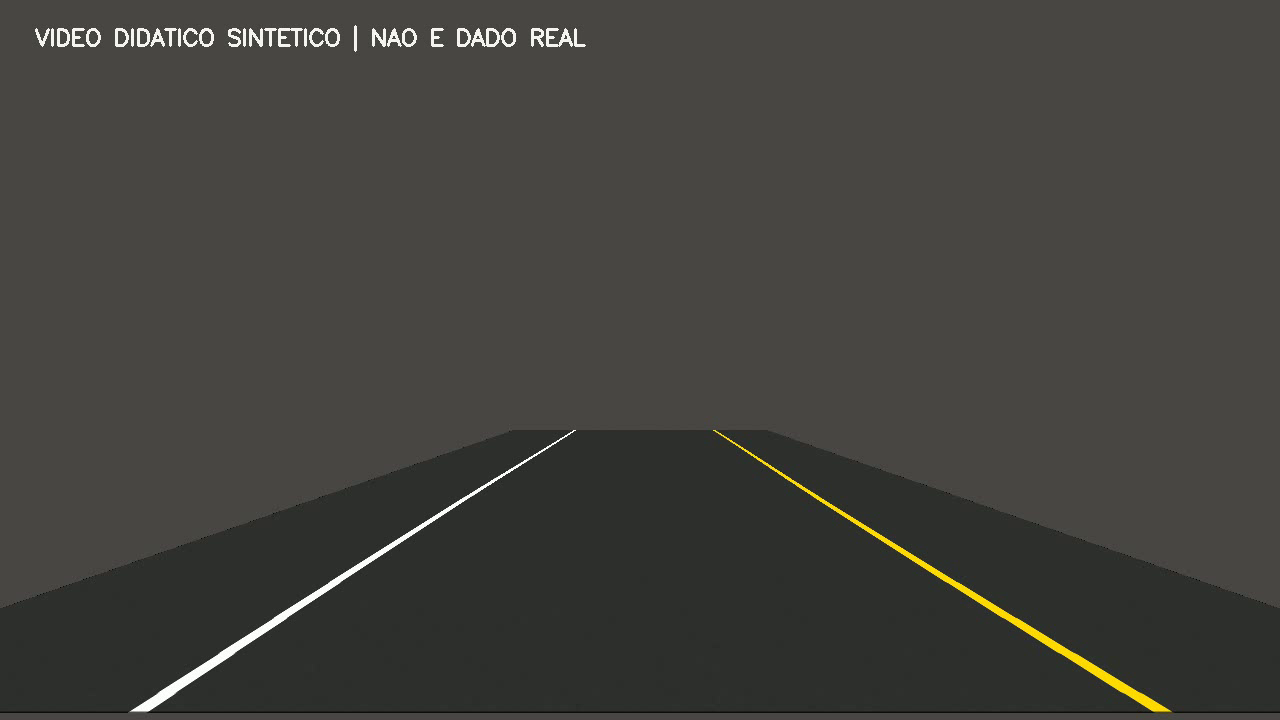
#> input picture frame 12 of Ex3/dados/estrada_120_frames.mp4, 1280 x 720 px
$ python ex3_itemA.py   (older library calls are emulated)
#> lines starting #> are read from the running program, lines starting #| are printed output that depends on the picture

"""Exercicio 3 - Item A: Deteccao de faixas em video.

Baseado no Exemplo 32 da Aula 3 do professor.

Pipeline:
1. Transformacao de perspectiva BEV
2. Segmentacao HLS + Sobel X
3. Deteccao Canny + HoughLinesP
4. Ajuste das faixas
5. Transformacao inversa e sobreposicao
6. Validacao em 50 frames consecutivos
"""

from pathlib import Path

import cv2
import numpy as np


# ================= CONFIGURACAO =================

RAIZ = Path(__file__).resolve().parent

VIDEO = RAIZ / "dados" / "estrada_120_frames.mp4"

SAIDA = RAIZ / "resultados" / "ex3_itemA"
SAIDA.mkdir(parents=True, exist_ok=True)

LARGURA = 1280
ALTURA = 720

TOTAL_FRAMES = 50

# Pontos manuais do video sintetico do professor.
# Ordem: superior esquerdo, superior direito,
# inferior direito, inferior esquerdo.
SRC = np.float32([
    [570, 430],
    [710, 430],
    [1150, 710],
    [130, 710]
])

DST = np.float32([
    [290, 0],
    [990, 0],
    [990, 719],
    [290, 719]
])

M = cv2.getPerspectiveTransform(SRC, DST)
M_INVERSA = cv2.getPerspectiveTransform(DST, SRC)


# ================= HLS + SOBEL =================

def criar_mascara(bev):
    """Segmenta as faixas usando HLS e Sobel X."""

    hls = cv2.cvtColor(bev, cv2.COLOR_BGR2HLS)

    l = hls[:, :, 1]
    s = hls[:, :, 2]

    cinza = cv2.cvtColor(bev, cv2.COLOR_BGR2GRAY)

    grad = np.abs(
        cv2.Sobel(
            cinza,
            cv2.CV_64F,
            1,
            0,
            ksize=3
        )
    )

    sobel = np.uint8(
        255 * grad / (grad.max() + 1e-9)
    )

    amarelo = (s >= 90) & (l >= 75)
    branco = (l >= 165) & (s < 95)
    bordas = sobel >= 23

    mascara = np.uint8(
        (amarelo | branco | bordas) * 255
    )

    return cv2.morphologyEx(
        mascara,
        cv2.MORPH_CLOSE,
        np.ones((5, 5), dtype=np.uint8)
    )


# ================= CANNY + HOUGH =================

def detectar_segmentos(mascara):
    """Detecta segmentos das faixas com Canny e Hough."""

    arestas = cv2.Canny(mascara, 60, 150)

    linhas = cv2.HoughLinesP(
        arestas,
        rho=1,
        theta=np.pi / 180,
        threshold=35,
        minLineLength=35,
        maxLineGap=70
    )

    visualizacao = cv2.cvtColor(
        mascara,
        cv2.COLOR_GRAY2BGR
    )

    if linhas is not None:
        for x1, y1, x2, y2 in linhas.reshape(-1, 4):
            cv2.line(
                visualizacao,
                (x1, y1),
                (x2, y2),
                (0, 120, 255),
                2
            )

    return linhas, visualizacao


# ================= AJUSTE DAS FAIXAS =================

def ajustar_faixas(mascara, segmentos):
    """Ajusta as duas bordas da faixa com polinomios."""

    suporte = np.zeros_like(mascara)

    if segmentos is not None:
        for x1, y1, x2, y2 in segmentos.reshape(-1, 4):

            medio_x = (x1 + x2) / 2

            if (
                abs(x2 - x1) <= 120
                and (medio_x < 510 or medio_x > 770)
            ):
                cv2.line(
                    suporte,
                    (x1, y1),
                    (x2, y2),
                    255,
                    13
                )

    suporte = cv2.bitwise_and(suporte, mascara)

    if cv2.countNonZero(suporte) < 250:
        suporte = mascara.copy()

    ys, xs = np.nonzero(suporte)

    valido = (
        (ys > 80)
        & (
            ((xs > 195) & (xs < 515))
            | ((xs > 765) & (xs < 1085))
        )
    )

    ys = ys[valido]
    xs = xs[valido]

    esquerda = xs < LARGURA // 2
    direita = xs > LARGURA // 2

    if (
        np.count_nonzero(esquerda) < 50
        or np.count_nonzero(direita) < 50
    ):
        return None, None

    ajuste_esquerda = np.polyfit(
        ys[esquerda],
        xs[esquerda],
        2
    )

    ajuste_direita = np.polyfit(
        ys[direita],
        xs[direita],
        2
    )

    return ajuste_esquerda, ajuste_direita


# ================= SOBREPOSICAO =================

def preencher_faixa(frame, esquerda, direita):
    """Projeta as faixas do BEV para a imagem original."""

    y = np.arange(ALTURA, dtype=np.float64)

    x_esquerda = np.clip(
        np.polyval(esquerda, y),
        0,
        LARGURA - 1
    )

    x_direita = np.clip(
        np.polyval(direita, y),
        0,
        LARGURA - 1
    )

    pontos_esquerda = np.column_stack((
        x_esquerda.astype(int),
        y.astype(int)
    )).astype(np.int32)

    pontos_direita = np.column_stack((
        x_direita.astype(int),
        y.astype(int)
    )).astype(np.int32)

    camada_bev = np.zeros_like(frame)

    poligono = np.vstack((
        pontos_esquerda,
        pontos_direita[::-1]
    ))

    cv2.fillPoly(
        camada_bev,
        [poligono],
        (30, 190, 45)
    )

    cv2.polylines(
        camada_bev,
        [pontos_esquerda],
        False,
        (255, 255, 255),
        7
    )

    cv2.polylines(
        camada_bev,
        [pontos_direita],
        False,
        (0, 235, 255),
        7
    )

    camada_original = cv2.warpPerspective(
        camada_bev,
        M_INVERSA,
        (LARGURA, ALTURA)
    )

    area_valida = (
        cv2.cvtColor(
            camada_original,
            cv2.COLOR_BGR2GRAY
        ) > 0
    )

    resultado = frame.copy()

    mistura = cv2.addWeighted(
        frame,
        0.65,
        camada_original,
        0.35,
        0
    )

    resultado[area_valida] = mistura[area_valida]

    return resultado


# ================= PAINEL =================

def montar_painel(original, bev, mascara, hough):
    """Monta os quatro estagios em um painel 2x2."""

    imagens = [
        ("1. ORIGINAL", original),
        ("2. BEV", bev),
        ("3. HLS + SOBEL", mascara),
        ("4. CANNY + HOUGH", hough)
    ]

    blocos = []

    for titulo, imagem in imagens:

        if imagem.ndim == 2:
            imagem = cv2.cvtColor(
                imagem,
                cv2.COLOR_GRAY2BGR
            )

        imagem = cv2.resize(imagem, (640, 360))

        cv2.rectangle(
            imagem,
            (0, 0),
            (640, 38),
            (20, 30, 45),
            -1
        )

        cv2.putText(
            imagem,
            titulo,
            (15, 27),
            cv2.FONT_HERSHEY_SIMPLEX,
            0.7,
            (255, 255, 255),
            2
        )

        blocos.append(imagem)

    return np.vstack((
        np.hstack(blocos[:2]),
        np.hstack(blocos[2:])
    ))


# ================= PIPELINE =================

def processar_frame(frame):
    """Executa o pipeline completo em um frame."""

    frame = cv2.resize(frame, (LARGURA, ALTURA))

    bev = cv2.warpPerspective(
        frame,
        M,
        (LARGURA, ALTURA)
    )

    mascara = criar_mascara(bev)

    segmentos, hough = detectar_segmentos(mascara)

    esquerda, direita = ajustar_faixas(
        mascara,
        segmentos
    )

    painel = montar_painel(
        frame,
        bev,
        mascara,
        hough
    )

    if esquerda is None or direita is None:

        resultado = frame.copy()

        cv2.putText(
            resultado,
            "Faixas nao identificadas",
            (35, 100),
            cv2.FONT_HERSHEY_SIMPLEX,
            1,
            (0, 0, 255),
            3
        )

        return resultado, painel, False

    resultado = preencher_faixa(
        frame,
        esquerda,
        direita
    )

    return resultado, painel, True


# ================= EXECUCAO =================

def main():

    captura = cv2.VideoCapture(str(VIDEO))

    if not captura.isOpened():
        raise FileNotFoundError(
            f"Nao foi possivel abrir o video: {VIDEO}"
        )

    fps = captura.get(cv2.CAP_PROP_FPS)

    if fps <= 0:
        fps = 20

    codec = cv2.VideoWriter_fourcc(*"mp4v")

    video_resultado = cv2.VideoWriter(
        str(SAIDA / "faixas_detectadas.mp4"),
        codec,
        fps,
        (LARGURA, ALTURA)
    )

    video_painel = cv2.VideoWriter(
        str(SAIDA / "painel_etapas.mp4"),
        codec,
        fps,
        (1280, 720)
    )

    if not video_resultado.isOpened() or not video_painel.isOpened():
        captura.release()
        video_resultado.release()
        video_painel.release()
        raise RuntimeError("Nao foi possivel criar os videos de saida.")

    processados = 0
    deteccoes = 0

    try:
        for indice in range(TOTAL_FRAMES):

            ok, frame = captura.read()

            if not ok:
                print("O video terminou antes dos 50 frames.")
                break

            resultado, painel, detectado = processar_frame(frame)

            video_resultado.write(resultado)
            video_painel.write(painel)

            processados += 1

            if detectado:
                deteccoes += 1

            if indice == 0 or indice == TOTAL_FRAMES - 1:

                cv2.imwrite(
                    str(SAIDA / f"resultado_frame_{indice:03d}.png"),
                    resultado
                )

                cv2.imwrite(
                    str(SAIDA / f"painel_frame_{indice:03d}.png"),
                    painel
                )

            print(
                f"Frame {processados:03d}/{TOTAL_FRAMES} "
                f"| Faixas detectadas: {detectado}"
            )
#> this loop made 31 passes
#> (printed output is left out)
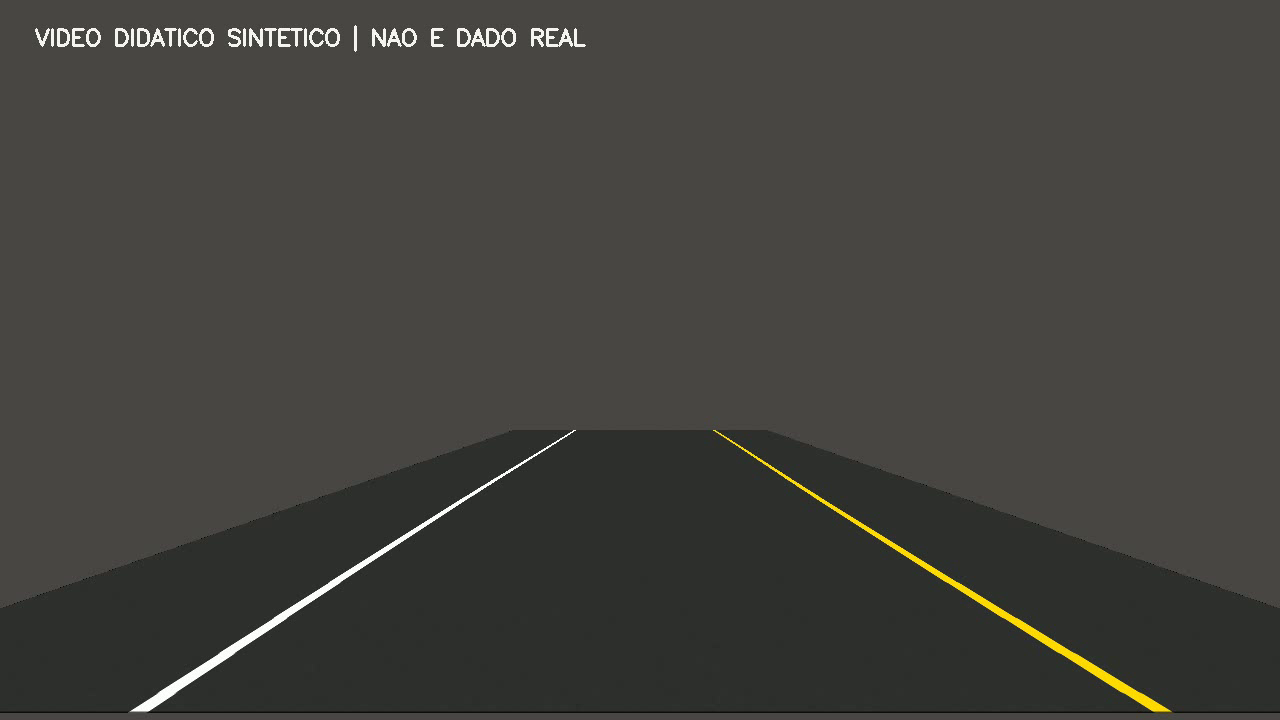
#> input picture frame 12 of Ex3/dados/estrada_120_frames.mp4, 1280 x 720 px
#> pass 1, in processar_frame, `bev = cv2.warpPerspective( frame, M, (LARGURA, ALTURA) )`:
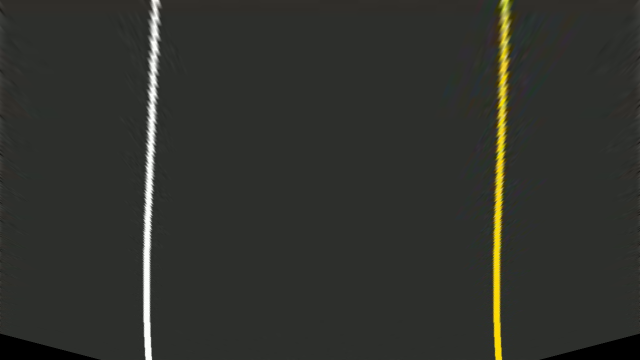
#> bev: shape (720, 1280, 3) (shown at 1/2 size); mean B, G, R 45.3, 50.3, 48.9
#> pass 1, in criar_mascara, `s = hls[:, :, 2]`:
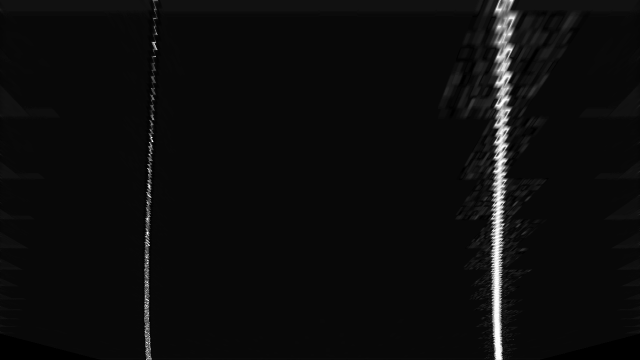
#> s: shape (720, 1280) (shown at 1/2 size); min 0, max 255, mean 12.7
#> after the loop:
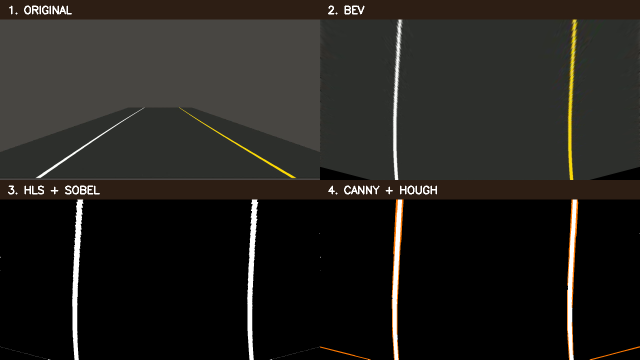
#> painel: shape (720, 1280, 3) (shown at 1/2 size); mean B, G, R 29.8, 33.3, 35.2
#> after the loop:
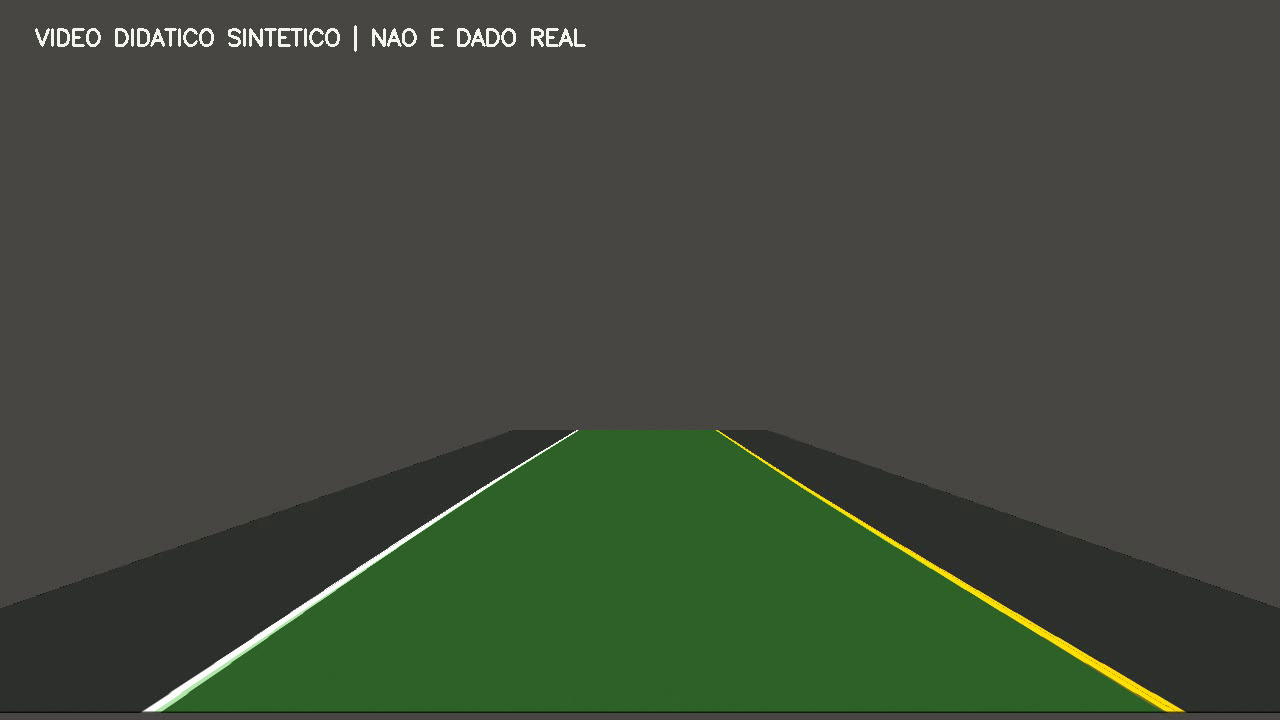
#> resultado: shape (720, 1280, 3); mean B, G, R 59.8, 73.9, 66
#> after the loop, deteccoes = 30; processados = 30

    finally:
        captura.release()
        video_resultado.release()
        video_painel.release()

    print("\n=== EXERCICIO 3 - ITEM A ===")
    print(f"Frames processados: {processados}")
    print(f"Frames com deteccao: {deteccoes}")

    if processados >= TOTAL_FRAMES:
        print("Validacao de 50 frames: OK")
    else:
        print("Validacao de 50 frames: INCOMPLETA")

    print(f"Resultados salvos em: {SAIDA}")


if __name__ == "__main__":
    main()

$ run again, starting later in the video
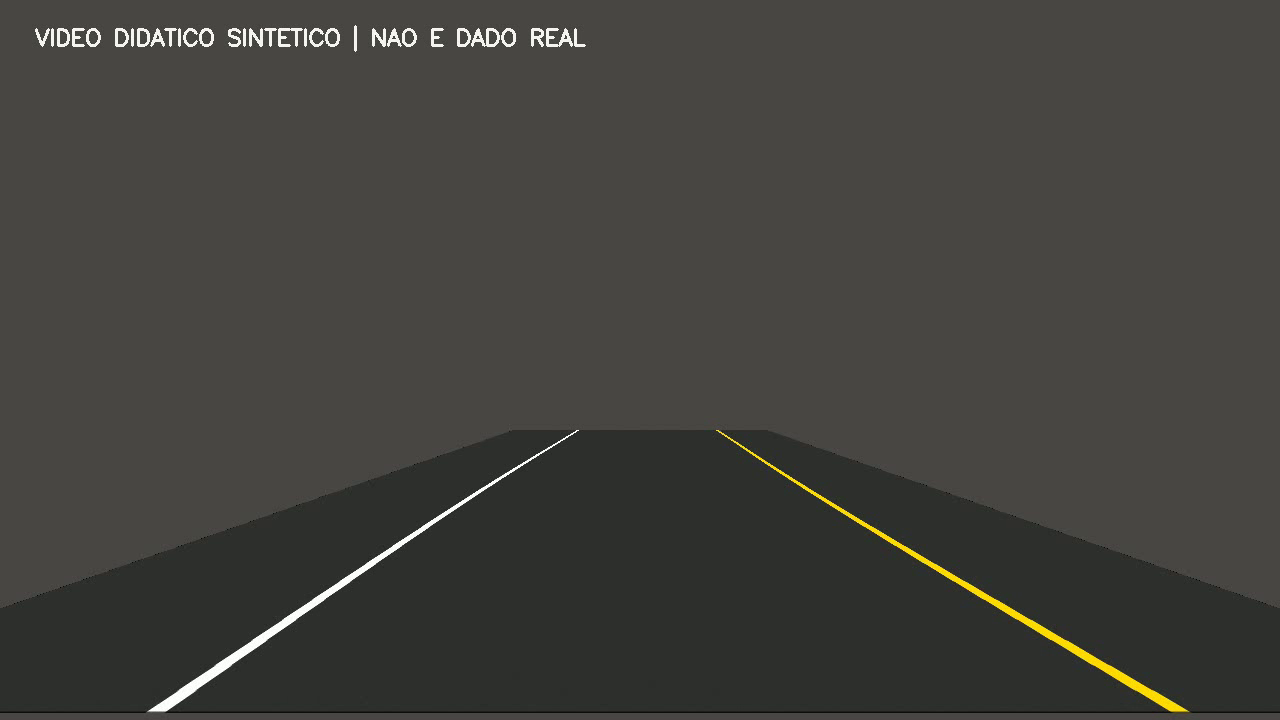
#> input picture frame 54 of Ex3/dados/estrada_120_frames.mp4, 1280 x 720 px
#> the loop in main, `for indice in range(TOTAL_FRAMES): ` made 31 passes
#> (printed output is left out)
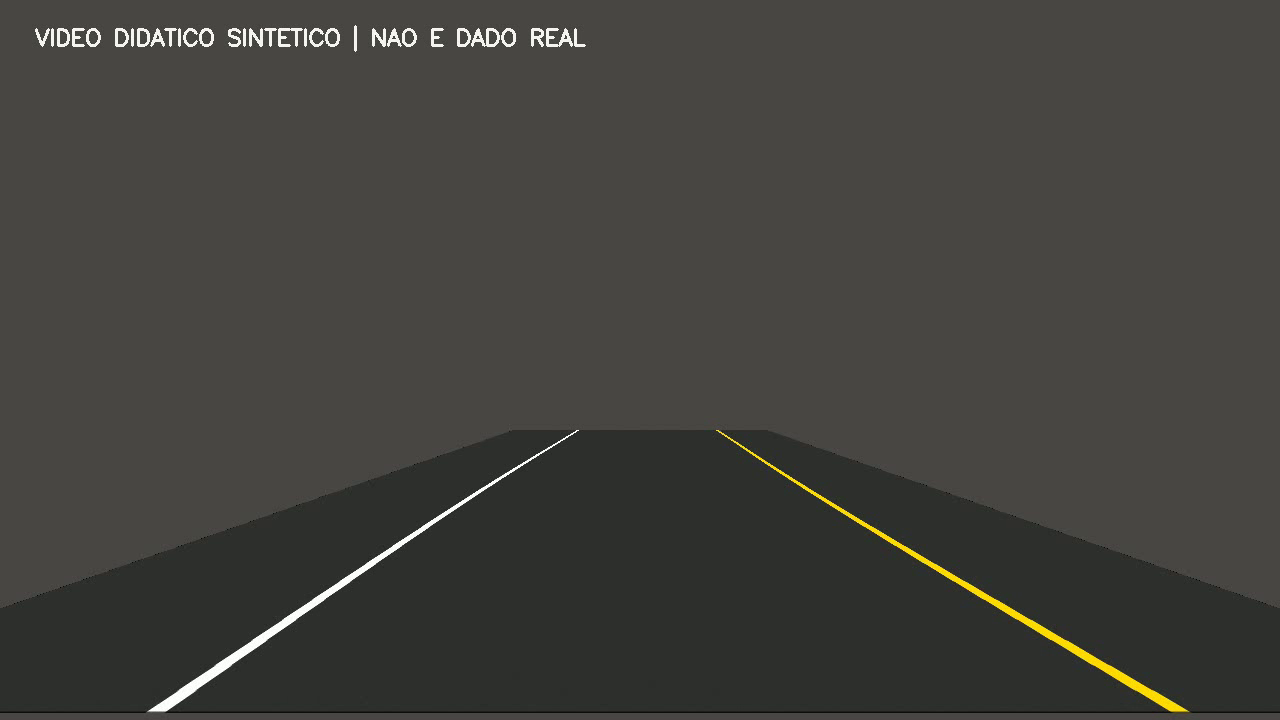
#> input picture frame 54 of Ex3/dados/estrada_120_frames.mp4, 1280 x 720 px
#> pass 1, in criar_mascara, `s = hls[:, :, 2]`:
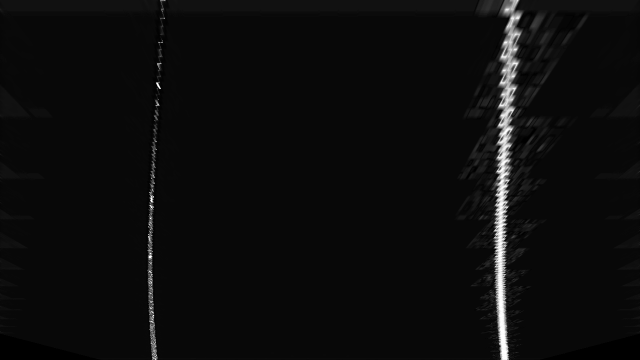
#> s: shape (720, 1280) (shown at 1/2 size); min 0, max 255, mean 12.5
#> after the loop in main, `for indice in range(TOTAL_FRAMES):`:
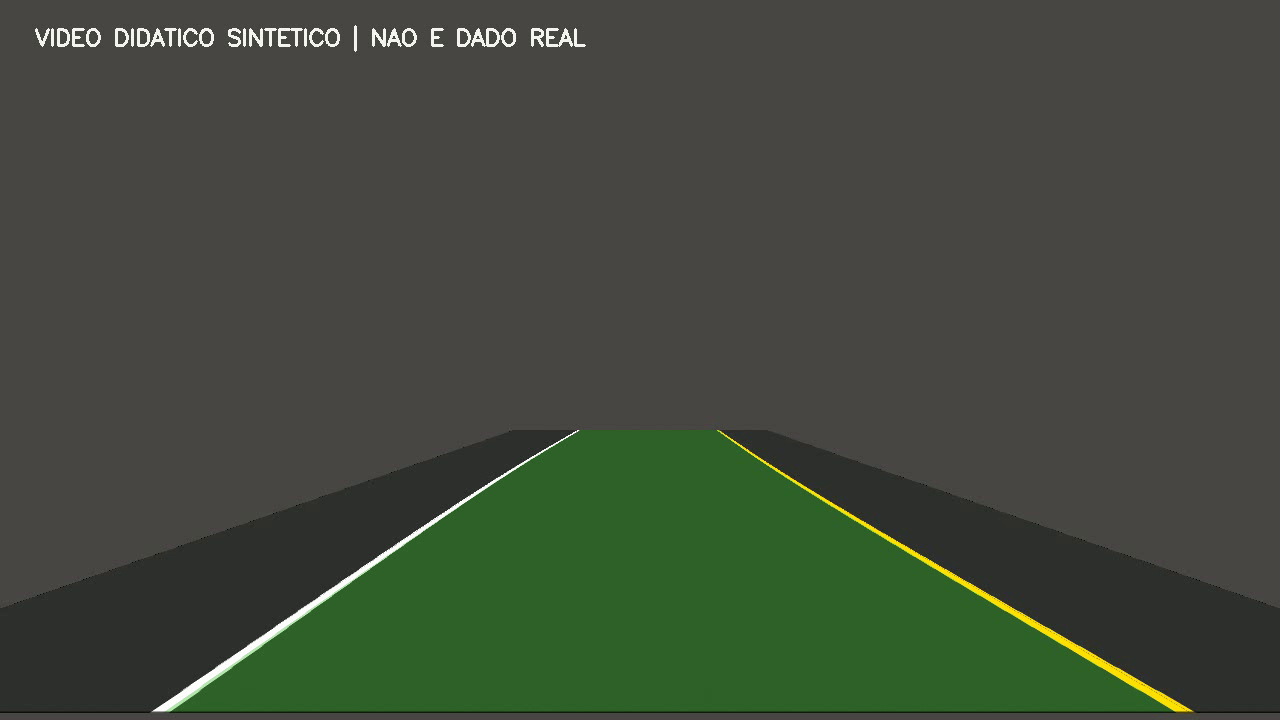
#> resultado: shape (720, 1280, 3); mean B, G, R 59.8, 73.9, 66
#> after the loop in main, `for indice in range(TOTAL_FRAMES):`: deteccoes = 30
